Frame 1 (no input): blank canvas, image omitted
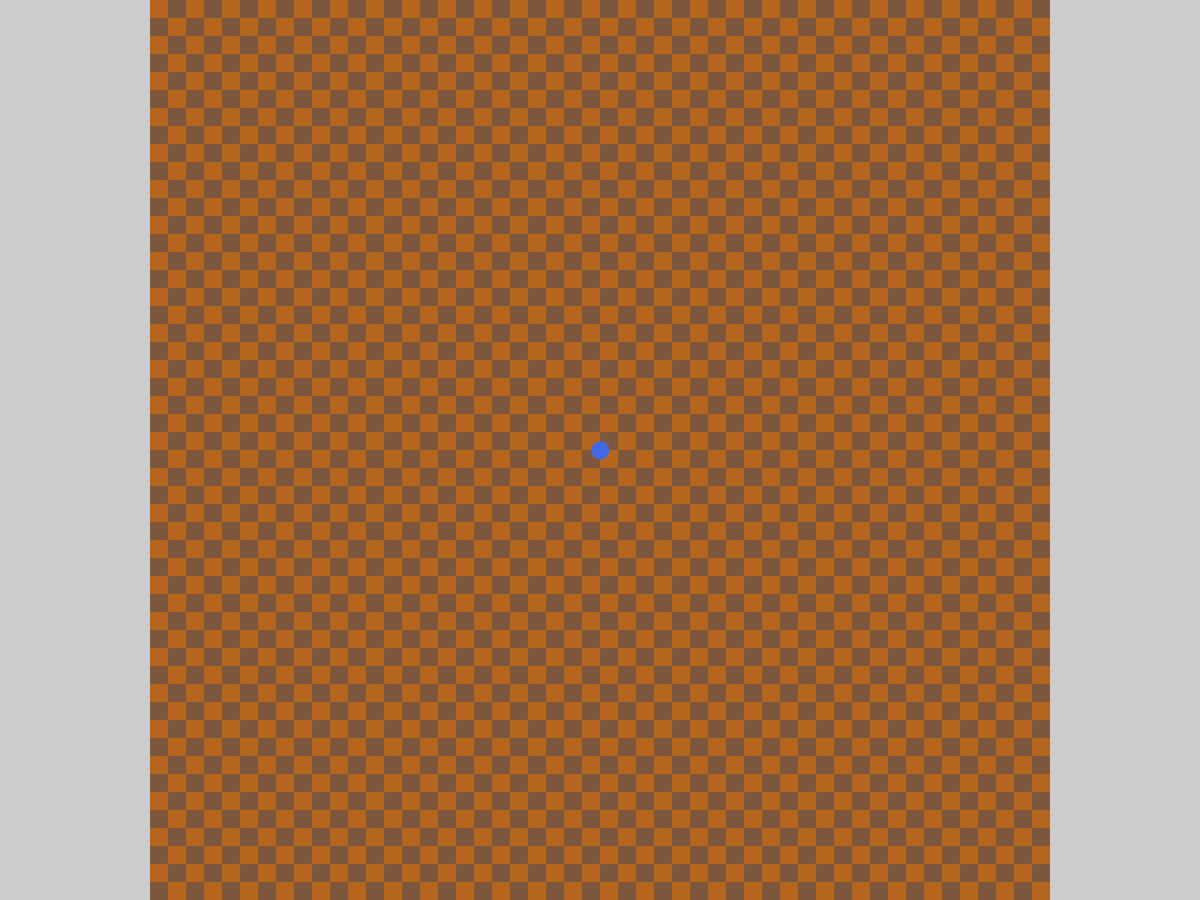
Frame 60 (the mouse pressed at the canvas centre just before this capture)
Frame 120 (the mouse held since frame 60 and released just before this capture): identical to frame 60, image omitted

The Processing sketch that drew this single still picture (run headless with seeded random() and noise(); from frame 60 on, the mouse is pressed at the canvas centre):

// Processing sketch: Trapped_Chess
// ── Trapped_Chess.pde
int savedTime;
int totalTime = 1000; // 1 second

int[][] vals;
boolean[][] visited;
final int GRID_MAX = 50;

public enum PieceType { 
  KNIGHT, ROOK, BISHOP, QUEEN;
}
PieceType pieceType = PieceType.KNIGHT;
Piece piece;

void setup() {  
  savedTime = millis();
  //size(500, 300);
  fullScreen();

  vals = new int[GRID_MAX][GRID_MAX];
  visited = new boolean[GRID_MAX][GRID_MAX];
  int[] origin = {(int) ceil(GRID_MAX / 2.0) - 1, 
    (int) ceil(( GRID_MAX + 1 ) / 2.0) - 1};


  /* --- initializing the spiral grid --- */
  int x = origin[0];
  int y = origin[1];
  int dx = 1, dy = 0;
  int val = 1;

  for (int i = 0; i < GRID_MAX * GRID_MAX; i++) {
    if (0 <= x && x < GRID_MAX && 0 <= y && y < GRID_MAX) {
      //println("x: " + x + ", y: " + y + ", |VAL = " + val + " |");
      vals[y][x] = val;
      val++;
    }
    int xdisp = x - origin[0];
    int ydisp = y - origin[1];
    if ((xdisp != 0 && xdisp == -ydisp) || 
      (xdisp < 0 && xdisp == ydisp) || 
      (xdisp > 0 && xdisp - ydisp == 1)) {
      // python version: dx, dy = dy, -dx
      int temp = dx;
      dx = dy;
      dy = -temp;
    }
    x += dx;
    y += dy;
  }

  /* --- initializing what Piece we'll be using --- */
  switch (pieceType) {
  default:
  case KNIGHT:
    piece = new Knight(vals);
    break;
  }
}

void draw() {
  // Calculate how much time has passed
  int passedTime = millis() - savedTime;
  if (passedTime > totalTime) {
    // Save the current time to restart the timer!
    savedTime = millis();
    
    // Draw everything necessary
    drawChessboard();
    int currentNum = piece.next();
    strokeWeight(24);
    stroke(piece.fillColor());
    fill(piece.fillColor());
    point(width/2,height/2);
  }
}

void drawChessboard() {
  final int min_dim = min(width, height);
  final int BLOCK_D = min_dim / GRID_MAX;
  final boolean wider = (width-height > 0); 
  int col_init = 0, row_init = 0;
  color col1 = color(124,87,61);   // Dark Brown
  color col2 = color(181,101,29);  // Neutral Brown

  if (wider)  col_init = (width - height) / 2;
  else        row_init = (height - width) / 2;

  noStroke();
  for (int i = 0; i < GRID_MAX; i ++) {
    for (int j = 0; j < GRID_MAX; j ++) {
      if ((i + j + 1) % 2 == 0) {
        fill(col1);
      } else {
        fill(col2);
      }
      int x = i * BLOCK_D + col_init;
      int y = j * BLOCK_D + row_init; 
      rect(x, y, BLOCK_D, BLOCK_D);
    }
  }
}

// Draw an arrow function borrowed from the following forum post:
// https://processing.org/discourse/beta/num_1219607845.html
void arrow(int x1, int y1, int x2, int y2) {
  line(x1, y1, x2, y2);
  pushMatrix();
  translate(x2, y2);
  float a = atan2(x1-x2, y2-y1);
  rotate(a);
  line(0, 0, -10, -10);
  line(0, 0, 10, -10);
  popMatrix();
} 

// ── Knight.pde
import java.util.Queue;
class Knight extends Piece {

  private final color c = color(65,105,225);
  private int len;
  private int[] location, origin;
  private int[][] vals;
  private boolean[][] visited;
  
  Knight(int[][] vals) {
    len = vals[0].length;
    visited = new boolean[len][len];
    this.vals = new int[len][];
    
    for (int i = 0; i < len; i++) 
      this.vals[i] = vals[i].clone();
    
    origin = new int[2];
    origin[0] = (int) ceil(GRID_MAX / 2.0) - 1;
    origin[1] = (int) ceil(( GRID_MAX + 1 ) / 2.0) - 1;
    location = origin.clone();
  };
  
  color fillColor() {
    return this.c;
  }
  
  int currentVal() {
    return vals[location[0]][location[1]];
  }
  
  int next() {
    // Change location based on set of possible points  
    return currentVal();
  }
  
  void disp() {
    point(width/2, height/2);
  }
}

// ── Piece.pde
/* We want the Piece class below to be able to support 
 * Peice(int GRID_MAX)     // Constructor
 * int Peice.next()        // The peice moves to the smallest available 
 *                         //   location, returning its new value
 * void Peice.disp()       // Draws current position, all visited squares, 
 *                         //   and arrows to viable next squares */
abstract class Piece {
  
  int[] origin, location;
  int[][] vals;
  boolean[][] visited;
  
  // Returns color the piece will use to color
  // piece-related displays on the animation
  abstract color fillColor();
  
  // Draws current position, all visited squares, 
  // and arrows to viable next squares
  abstract void disp();
  
  // The peice moves to the smallest available 
  // location, returning its new value
  abstract int next();
}
